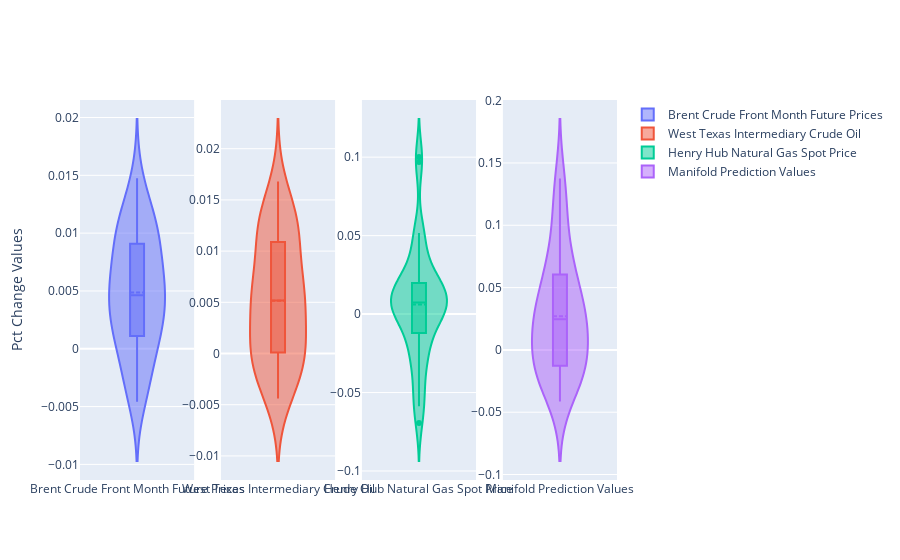

Notebook cell for this chart:
### Code cell
brent_df['normalized'] = (brent_df['Value_EMA'] - np.mean(brent_df['Value_EMA'])) / np.std(brent_df['Value_EMA'])
wti_df['normalized'] = (wti_df['Value_EMA'] - np.mean(wti_df['Value_EMA'])) / np.std(wti_df['Value_EMA'])
henry_df['normalized'] = (henry_df['Value_EMA'] - np.mean(henry_df['Value_EMA'])) / np.std(henry_df['Value_EMA'])
df_probs_grouped['normalized'] = (df_probs_grouped['prediction_EMA'] - np.mean(df_probs_grouped['prediction_EMA'])) / np.std(df_probs_grouped['prediction_EMA'])

fig = make_subplots(rows=1, cols=4)

fig.add_trace(plgo.Violin(y=brent_df['pctchange'], name='Brent Crude Front Month Future Prices', box_visible=True, meanline_visible=True), row=1, col=1)
fig.add_trace(plgo.Violin(y=wti_df['pctchange'], name='West Texas Intermediary Crude Oil', box_visible=True, meanline_visible=True), row=1, col=2)
fig.add_trace(plgo.Violin(y=henry_df['pctchange'], name='Henry Hub Natural Gas Spot Price', box_visible=True, meanline_visible=True), row=1, col=3)
fig.add_trace(plgo.Violin(y=df_probs_grouped['pctchange'], name='Manifold Prediction Values', box_visible=True, meanline_visible=True), row=1, col=4)



#title='Violin Plot of Normalized Day-to-Day Values'
fig.update_layout(yaxis_title='Pct Change Values')
fig.show()

### Figure 1 — Plotly figure (JSON) as saved in the notebook; plotly's stock layout.template omitted (floating-point values rounded to 4 significant figures)
{"data": [{"box": {"visible": true}, "meanline": {"visible": true}, "name": "Brent Crude Front Month Future Prices", "type": "violin", "xaxis": "x", "y": [null, 0.004305, 0.00622, 0.009091, 0.005013, -0.0002989, 0.01154, 0.01147, 0.006758, 0.01083, 0.008807, 0.009859, 0.01012, 0.006449, 0.0024, -0.004577, 0.004323, 0.004928, 0.001107, 0.002063, 0.004171, 0.002392, 0.002756, 0.007976, 0.0133, 0.006625, -0.002572, 0.001094, 0.0002176, 0.0112, 0.01474, -0.001691, 0.00432, -0.003657, -0.0004186, 0.006308, 0.009309, -0.003632, 0.00239], "yaxis": "y"}, {"box": {"visible": true}, "meanline": {"visible": true}, "name": "West Texas Intermediary Crude Oil", "type": "violin", "xaxis": "x2", "y": [null, 0.00443, 0.006565, 0.01146, 0.00554, -0.0001238, 0.01297, 0.01418, 0.00708, 0.01232, 0.01463, 0.009611, 0.01199, 0.00574, -0.0006104, -0.003066, 0.006303, 0.01088, 0.004398, 0.00315, 0.007794, 0.001587, 0.000829, 0.008165, 0.01329, 0.004961, -0.003829, -0.001637, -0.0001284, 0.01205, 0.01681, -0.001419, 0.005407, -0.003776, -0.004401, 0.0001302, 8.677e-05, 0.0001664, 0.002391], "yaxis": "y2"}, {"box": {"visible": true}, "meanline": {"visible": true}, "name": "Henry Hub Natural Gas Spot Price", "type": "violin", "xaxis": "x3", "y": [null, -0.0008913, 0.003866, 0.01679, 0.001392, 0.02973, 0.01925, 0.05084, 0.04491, -0.002394, 0.01206, 0.007947, 0.03056, -0.012, -0.03295, -0.01591, -0.007708, 0.009526, 0.006291, 0.1002, 0.05169, 0.02552, 0.09685, 0.008524, -0.02339, -0.06945, -0.0587, -0.05311, -0.04456, -0.03034, -0.02009, 0.006857, 0.01081, 0.02109, 0.01681, 0.001309, 0.0008718, 0.008779, 0.01984], "yaxis": "y3"}, {"box": {"visible": true}, "meanline": {"visible": true}, "name": "Manifold Prediction Values", "type": "violin", "xaxis": "x4", "y": [null, -0.01352, -0.01801, -0.02629, -0.04134, 0.006304, 0.02747, 0.02693, 0.03249, 0.0938, 0.1322, 0.07086, 0.1148, 0.03724, 0.01516, 0.02522, 0.007056, 0.002906, 0.01354, -0.02788, -0.03906, -0.01202, -0.004519, -0.01716, -0.01265, 0.02389, -0.005465, -0.0171, -0.01712, 0.03825, 0.1375, 0.04658, 0.03587, 0.02682, 0.06054, 0.06238, 0.102, 0.06716, 0.0689], "yaxis": "y4"}], "layout": {"xaxis": {"anchor": "y", "domain": [0, 0.2125]}, "xaxis2": {"anchor": "y2", "domain": [0.2625, 0.475]}, "xaxis3": {"anchor": "y3", "domain": [0.525, 0.7375]}, "xaxis4": {"anchor": "y4", "domain": [0.7875, 1]}, "yaxis": {"anchor": "x", "domain": [0, 1], "title": {"text": "Pct Change Values"}}, "yaxis2": {"anchor": "x2", "domain": [0, 1]}, "yaxis3": {"anchor": "x3", "domain": [0, 1]}, "yaxis4": {"anchor": "x4", "domain": [0, 1]}}}
